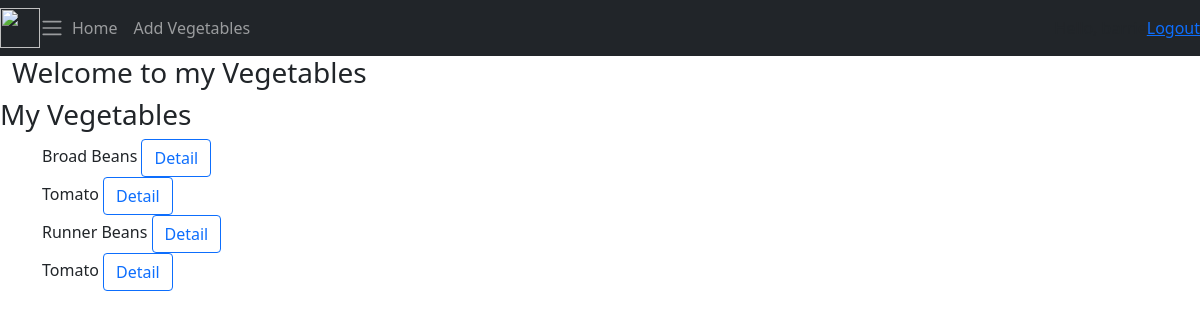
The app's page / (signed in) with its own data.
### vegetablesApp/models.py (models this page shows, shortened)
class Vegetables(models.Model):
    VEG_TYPE_CHOICES = [
        ('Peas','Peas'),
        ('Broad Beans', 'Broad Beans'),
        ('Runner Beans', 'Runner Beans'),
        ('Radish','Radish'),
        ('Lettuce', 'Lettuce'),
        ('Cabbage', 'Cabbage'),
        ('Tomato', 'Tomato'),
        ('Vegetable','Vegetable')
    ]
    SEED_OR_SEEDLING_CHOICES = [
        ('Seed','Grown from seed'),
        ('Seedling', 'Grown from seedling')
    ]
    type = models.CharField('Type of Vegetable',max_length=30,choices=VEG_TYPE_CHOICES,default='Vegetable')
    variety = models.CharField('Variety of vegetable',null=True, blank=True, max_length=50)
    seed_seedling = models.CharField('Seed or Seedling',choices=SEED_OR_SEEDLING_CHOICES, max_length=8, default='seed')
    sowing_date = models.DateField('Sowing Date',default=date.today())
    harvest_date = models.DateField('Harvesting Date', default=date.today())
    pests = models.CharField('Pests',max_length=50,default='No pests')
    tips = models.TextField('Tips', default='No tips')
    comments = models.TextField('Comments', default='No comments')

### vegetablesApp/views.py (the view)
# urls.py: path('', vegetables_home_view, name='home'),
def vegetables_home_view(request):
    vegetables = Vegetables.objects.all()
    context = {'vegetables': vegetables}
    return render(request,'vegetablesApp/home.html', context)

### templates/vegetablesApp/home.html
 {%  include 'vegetablesApp/base.html' %}
 {% block content %}
 <h3>My Vegetables</h3>
 <div class="container">
     {% for vegetable in vegetables %}
        <div class="row">
            <div class="col l4">
                <div class="card-panel">
                    {{vegetable.type}}
                     <a href="{% url 'list' vegetable.id %}" class="btn btn-outline-primary">Detail</a>
                </div>
            </div>
        </div>
     {% endfor %}
 </div>
 {% endblock %}

### records on screen
Vegetables: type "Broad Beans"
Vegetables: type "Tomato"
Vegetables: type "Runner Beans"
Vegetables: type "Tomato"
